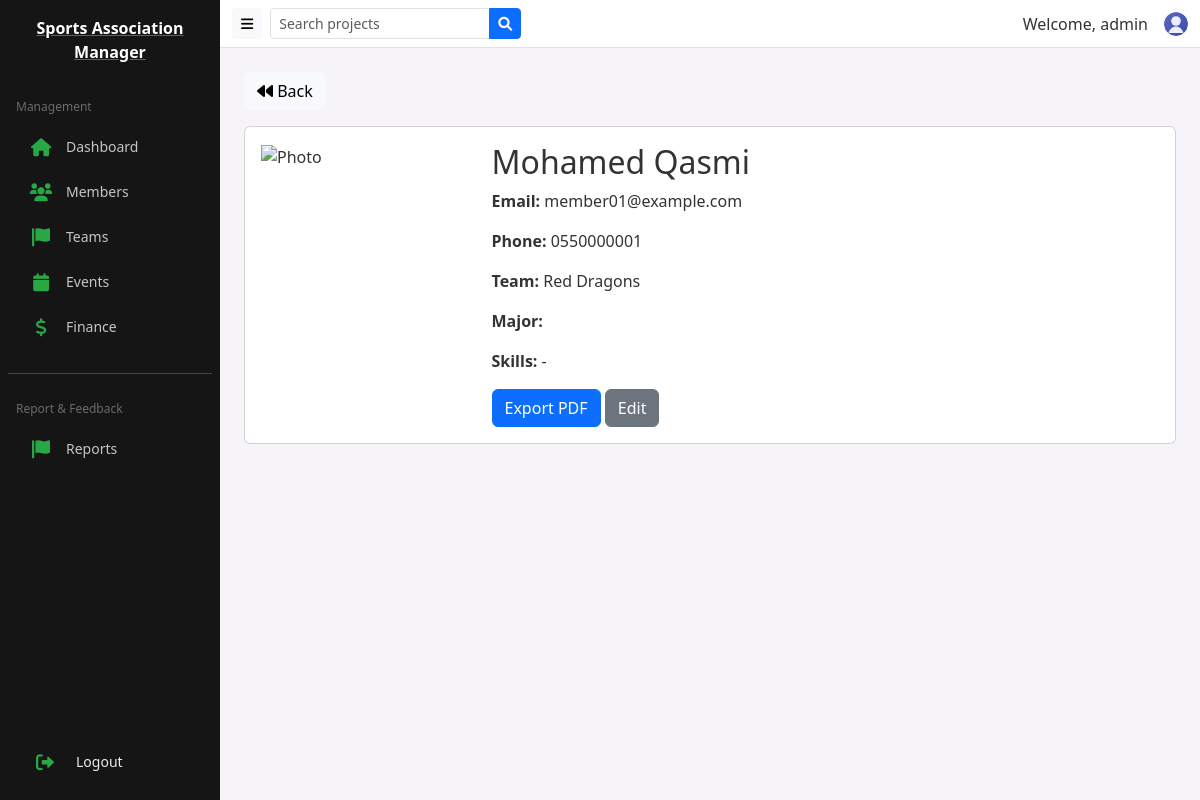
Page /public/member/profile/1 (signed in) on the committed database.
### tables this page shows
CREATE TABLE `members` (
  `id` int NOT NULL,
  `full_name` varchar(100) NOT NULL,
  `email` varchar(100) NOT NULL,
  `phone` varchar(20) DEFAULT NULL,
  `address` text,
  `join_date` date NOT NULL,
  `team_id` int DEFAULT NULL,
  `photo` varchar(255) DEFAULT NULL,
  `created_at` timestamp NULL DEFAULT CURRENT_TIMESTAMP,
  `major` varchar(100) DEFAULT NULL
);

CREATE TABLE `teams` (
  `id` int NOT NULL,
  `name` varchar(100) NOT NULL,
  `coach` varchar(100) DEFAULT NULL,
  `category` varchar(50) DEFAULT NULL,
  `created_at` timestamp NULL DEFAULT CURRENT_TIMESTAMP
);

### app/controllers/MemberController.php (called while the page is built, shortened)
<?php
class MemberController extends Controller {
    private $memberModel;
    public function __construct(){
        $this->memberModel = $this->model('Member');
    }
    public function profile($id){
        $member = $this->memberModel->getMemberById($id);
        $skills = [];
        $data = ['member' => $member, 'skills' => $skills];
        $this->view('members/profile', $data);
    }
}

### app/core/App.php (called while the page is built, shortened)
<?php
class App {
    protected $currentMethod = 'index';
    public function __construct(){
        $url = $this->getUrl();
        if(isset($url[0]) && file_exists('../app/controllers/' . ucwords($url[0]) . 'Controller.php')){
            unset($url[0]);
        }
        $this->currentController = new $this->currentController;
        if(isset($url[1])){
            if(method_exists($this->currentController, $url[1])){
                $this->currentMethod = $url[1];
                unset($url[1]);
            }
        }
        $this->params = $url ? array_values($url) : [];
        call_user_func_array([$this->currentController, $this->currentMethod], $this->params);
    }
    public function getUrl(){
        if(isset($_GET['url'])){
            $url = rtrim($_GET['url'], '/');
            $url = filter_var($url, FILTER_SANITIZE_URL);
            $url = explode('/', $url);
            return $url;
        }
        return [];
    }
}

### public/index.php (called while the page is built, shortened)
<?php
$init = new App();

### app/core/Database.php (called while the page is built, shortened)
<?php
class Database {
    private $host = DB_HOST;
    private $user = DB_USER;
    private $pass = DB_PASS;
    private $dbname = DB_NAME;
    private $dbh;
    private $stmt;
    public function __construct(){
        $dsn = 'mysql:host=' . $this->host . ';dbname=' . $this->dbname;
        $options = array(
            PDO::ATTR_PERSISTENT => true,
            PDO::ATTR_ERRMODE => PDO::ERRMODE_EXCEPTION
        );
        try{
            $this->dbh = new PDO($dsn, $this->user, $this->pass, $options);
        } catch(PDOException $e){
            $this->error = $e->getMessage();
            if(defined('SHOW_DB_MESSAGES') && SHOW_DB_MESSAGES){
                echo "❌ خطأ في الاتصال: " . $this->error;
            } else {
                error_log('Database connection error: ' . $this->error);
            }
        }
    }
    public function query($sql){
        $this->stmt = $this->dbh->prepare($sql);
    }
    public function bind($param, $value, $type = null){
        if(is_null($type)){
            switch(true){
                default:
                    $type = PDO::PARAM_STR;
            }
        }
        $this->stmt->bindValue($param, $value, $type);
    }
    public function execute(){
        return $this->stmt->execute();
    }
    public function single(){
        $this->execute();
        return $this->stmt->fetch(PDO::FETCH_OBJ);
    }
}

### app/models/Member.php (called while the page is built, shortened)
<?php
class Member extends Model {
    public function getMemberById($id){
        $this->db->query('SELECT members.*, teams.name as team_name, GROUP_CONCAT(DISTINCT skills.skill_name SEPARATOR ", ") as skills
                          FROM members
                          LEFT JOIN teams ON members.team_id = teams.id
                          LEFT JOIN skills ON skills.member_id = members.id
                          WHERE members.id = :id
                          GROUP BY members.id');
        $this->db->bind(':id', $id);
        return $this->db->single();
    }
}

### app/core/Model.php (called while the page is built, shortened)
<?php
class Model {
    public function __construct(){
        $this->db = new Database;
    }
}

### app/views/members/profile.php (the view)
<?php require APPROOT . '/views/layouts/header.php'; ?>
<a href="<?php echo URLROOT; ?>/member" class="btn btn-light"><i class="fa fa-backward"></i> Back</a>
<div class="card card-body mt-3">
    <div class="row">
        <div class="col-md-3">
            <?php if(!empty($data['member']->photo)) : ?>
                <img src="<?php echo URLROOT . '/' . $data['member']->photo; ?>" class="img-fluid" alt="Photo">
            <?php else: ?>
                <img src="<?php echo URLROOT; ?>/public/img/avatar.png" class="img-fluid" alt="Photo">
            <?php endif; ?>
        </div>
        <div class="col-md-9">
            <h2><?php echo $data['member']->full_name; ?></h2>
            <p><strong>Email:</strong> <?php echo $data['member']->email; ?></p>
            <p><strong>Phone:</strong> <?php echo $data['member']->phone; ?></p>
            <p><strong>Team:</strong> <?php echo isset($data['member']->team_name) ? $data['member']->team_name : ''; ?></p>
            <p><strong>Major:</strong> <?php echo isset($data['member']->major) ? $data['member']->major : ''; ?></p>
            <p><strong>Skills:</strong> <?php echo !empty($data['skills']) ? implode(', ', $data['skills']) : '-'; ?></p>
            <div class="mt-3">
                <a href="<?php echo URLROOT; ?>/member/exportPdf/<?php echo $data['member']->id; ?>" class="btn btn-primary">Export PDF</a>
                <a href="<?php echo URLROOT; ?>/member/edit/<?php echo $data['member']->id; ?>" class="btn btn-secondary">Edit</a>
            </div>
        </div>
    </div>
</div>
<?php require APPROOT . '/views/layouts/footer.php'; ?>

### public/css/style.css (style rules this page uses)
:root { --sidebar-width:80px; --sidebar-expanded-width:220px; --sidebar-collapsed-width:80px; --brand-color:#28a745; --sidebar-bg: #151515; --sidebar-item-bg-hover: rgba(255,122,24,0.06); }
body { background:#f6f4f8;font-family:Segoe UI, Roboto, Helvetica, Arial, sans-serif;color:#333 }
.card .btn { border-radius:6px }

### rows in the picture
members: full_name "Mohamed Qasmi", email "member01@example.com", phone "0550000001", team.name "Red Dragons"

### other values in the picture
SITENAME "Sports Association Manager"
$_SESSION['user_username'] "admin"
